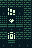

Tiled map render using the project's own tile images. Description and the whole map definition, tile-layer contents included, below:
An orthogonal 4x6 tile map with 8x8 px tiles, 1 tile layer (Tile Layer 1).

<map version="1.5" tiledversion="1.6.0" orientation="orthogonal" renderorder="right-down" width="4" height="6" tilewidth="8" tileheight="8" infinite="0" nextlayerid="2" nextobjectid="1">
 <tileset firstgid="1" source="bg.tsx" />
 <layer id="1" name="Tile Layer 1" width="4" height="6">
  <data encoding="csv">
72,72,72,72,
2,15,2,72,
9,73,9,72,
97,97,97,72,
72,64,72,72,
2,97,2,2
</data>
 </layer>
</map>
